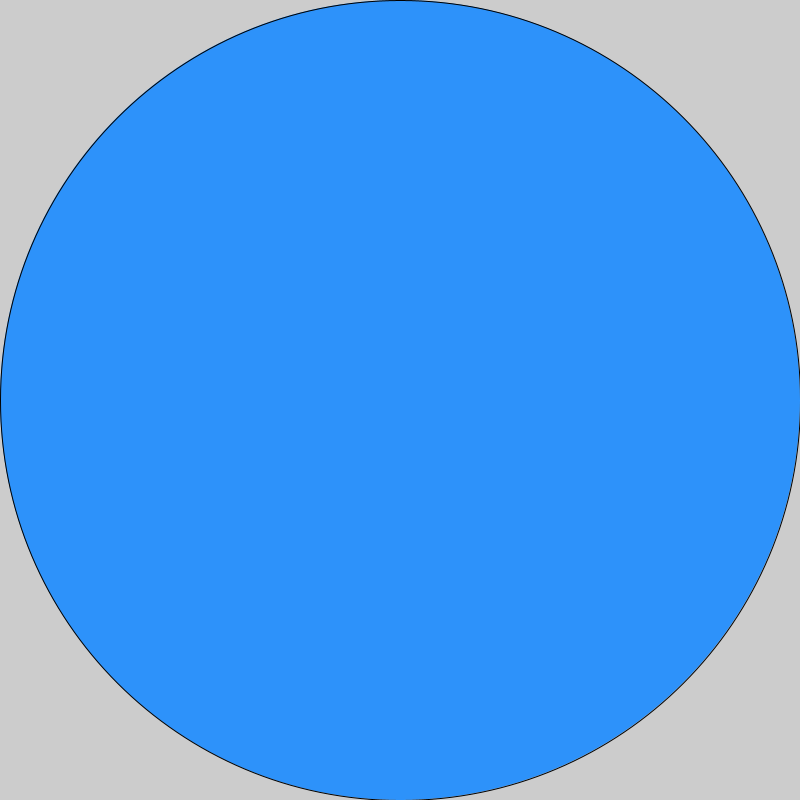
Frame 1 (no input)
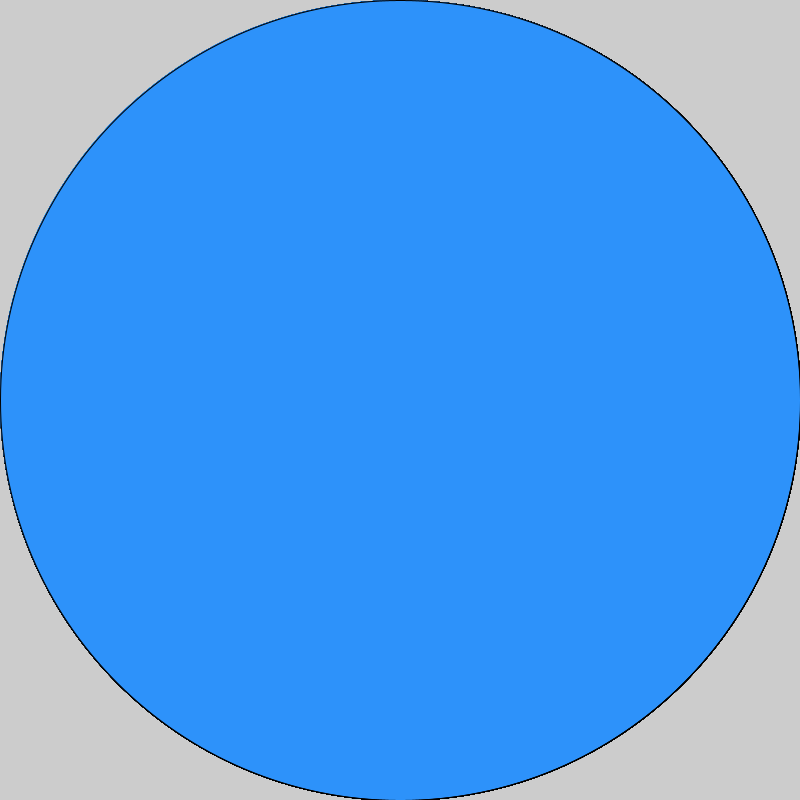
Frame 60 (the mouse pressed at the canvas centre just before this capture)
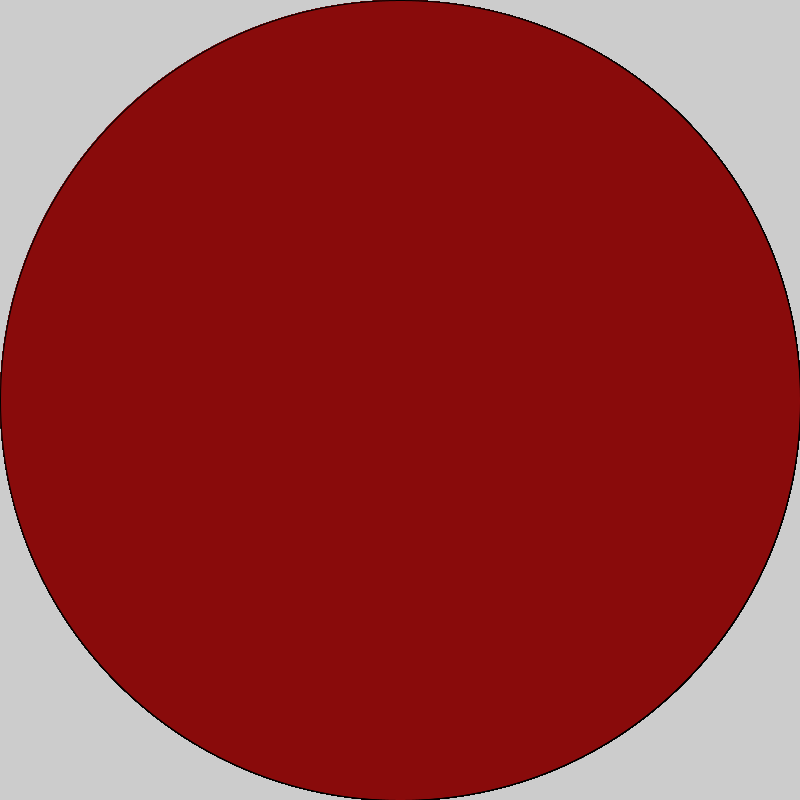
Frame 120 (the mouse held since frame 60 and released just before this capture)

The Processing sketch that drew these frames (run headless with seeded random() and noise(); from frame 60 on, the mouse is pressed at the canvas centre):

// Processing sketch: Logical_dot
// ── Logical_dot.pde
void setup(){
  size(800, 800);
}

void draw(){
  fill(#2D92FA);
  if(mousePressed){
    fill(#890B0B);
  }
  ellipse(400, 400, 800, 800);
}
